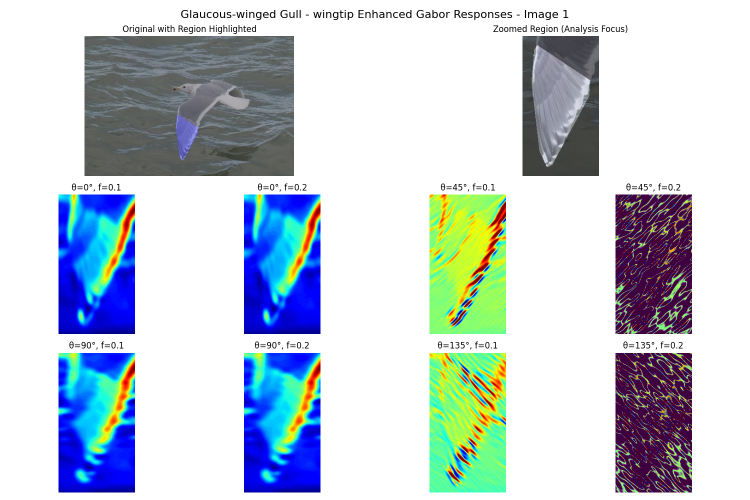
#> input picture Outputs/Results_Gabor_Enhanced/wingtip/gw_enhanced_gabor_response_1.png, 1500 x 1000 px, given as the content of the folder /Features_Analysis/dataset/Original_Images/Slaty_Backed_Gull, which was not available (shown at 1/2 size)
$ python main.py
#> lines starting #> are read from the running program, lines starting #| are printed output that depends on the picture; after the words box and inside, x2 and y2 are one past the last pixel; in counts of white or black regions, pixels touching at a corner belong together; pictures that were not available may be replaced by others from this repository, and a replacement may not be noted
### Features_Analysis/utils.py
import os
import cv2
import numpy as np
from scipy.stats import skew, kurtosis, ks_2samp
import matplotlib.pyplot as plt


###############################################################################
# ENHANCED HELPER FUNCTIONS
###############################################################################

def load_images_and_seg_maps(sb_img_dir, sb_seg_dir, gw_img_dir, gw_seg_dir, s):
    """Load images and segmentation maps from directories."""
#> called with s = 100
    sb_images = sorted(os.listdir(sb_img_dir))[:s]
    sb_segs = sorted(os.listdir(sb_seg_dir))[:s]
    gw_images = sorted(os.listdir(gw_img_dir))[:s]
    gw_segs = sorted(os.listdir(gw_seg_dir))[:s]

    iSB, sSB, iGW, sGW = [], [], [], []

    for img_name, seg_name in zip(sb_images, sb_segs):
        img_path = os.path.join(sb_img_dir, img_name)
        seg_path = os.path.join(sb_seg_dir, seg_name)
        img = cv2.imread(img_path)
#> img is the input picture: shape (1000, 1500, 3); mean B, G, R 214.2, 205.8, 195
        seg = cv2.imread(seg_path)

        if seg is not None and seg.shape[-1] == 4:
            seg = cv2.cvtColor(seg, cv2.COLOR_BGRA2BGR)

        if img is not None and seg is not None:
            iSB.append(img)
            sSB.append(seg)

    for img_name, seg_name in zip(gw_images, gw_segs):
        img_path = os.path.join(gw_img_dir, img_name)
        seg_path = os.path.join(gw_seg_dir, seg_name)
        img = cv2.imread(img_path)
        seg = cv2.imread(seg_path)

        if seg is not None and seg.shape[-1] == 4:
            seg = cv2.cvtColor(seg, cv2.COLOR_BGRA2BGR)

        if img is not None and seg is not None:
            iGW.append(img)
            sGW.append(seg)

    return iSB, sSB, iGW, sGW


def extract_region_pixels(image, seg_map, region_color, tolerance=10):
    """Extract pixels from image based on segmentation map region color."""
    if image is None or seg_map is None:
        return np.array([]), None

    lower = np.array([max(c - tolerance, 0) for c in region_color], dtype=np.uint8)
    upper = np.array([min(c + tolerance, 255) for c in region_color], dtype=np.uint8)
    mask = cv2.inRange(seg_map, lower, upper)
    selected_pixels = image[mask > 0]

    return selected_pixels, mask


def compute_enhanced_statistics(pixel_values):
    """Compute enhanced statistical measures for pixel values."""
    if pixel_values.size == 0:
        return {
            'mean': np.nan, 'std': np.nan, 'median': np.nan,
            'skew': np.nan, 'kurtosis': np.nan, 'min': np.nan,
            'max': np.nan, 'q25': np.nan, 'q75': np.nan
        }

    if len(pixel_values.shape) == 2 and pixel_values.shape[1] == 3:
        pixel_values = pixel_values.mean(axis=1)

    return {
        'mean': np.mean(pixel_values),
        'std': np.std(pixel_values),
        'median': np.median(pixel_values),
        'skew': skew(pixel_values),
        'kurtosis': kurtosis(pixel_values),
        'min': np.min(pixel_values),
        'max': np.max(pixel_values),
        'q25': np.percentile(pixel_values, 25),
        'q75': np.percentile(pixel_values, 75)
    }


def compare_distributions(pixels_sb, pixels_gw):
    """Compare distributions between SB and GW using statistical tests."""
    if pixels_sb.size == 0 or pixels_gw.size == 0:
        return {'ks_stat': np.nan, 'ks_pvalue': np.nan}

    sb_vals = pixels_sb.mean(axis=1) if len(pixels_sb.shape) > 1 else pixels_sb
    gw_vals = pixels_gw.mean(axis=1) if len(pixels_gw.shape) > 1 else pixels_gw

    ks_stat, ks_pvalue = ks_2samp(sb_vals, gw_vals)
    return {'ks_stat': ks_stat, 'ks_pvalue': ks_pvalue}


###############################################################################
# ENHANCED ANALYSIS PIPELINE
###############################################################################

# [59 lines left out: function analyze_regions, not called in this run]

### Features_Analysis/main.py
"""
Pipeline for Gull Regional Analysis

This script:
1. Loads images and segmentation maps.
2. Extracts region pixels for each of: wingtip, wing, body, and head.
3. Computes intensity statistics (mean, std, median, skewness, kurtosis) for each region.
4. Visualizes results with clear layouts (original images, masks, histograms).
5. Prints a textual summary report.

Dependencies:
- Python 3.x
- numpy
- opencv-python (cv2)
- matplotlib
- scipy (for skew, kurtosis)
"""
import cv2
import matplotlib.pyplot as plt
import numpy as np

# Import configuration
from config import (SLATY_BACKED_IMG_DIR, SLATY_BACKED_SEG_DIR,
                   GLAUCOUS_WINGED_IMG_DIR, GLAUCOUS_WINGED_SEG_DIR, S,
                   REGION_COLORS)

# Import necessary functions and modules
from utils import (load_images_and_seg_maps, extract_region_pixels,
                  compute_enhanced_statistics, compare_distributions)

###############################################################################
# MAIN PIPELINE
###############################################################################

def main():
    # Load images and segmentation maps
    iSB, sSB, iGW, sGW = load_images_and_seg_maps(
        SLATY_BACKED_IMG_DIR, SLATY_BACKED_SEG_DIR,
        GLAUCOUS_WINGED_IMG_DIR, GLAUCOUS_WINGED_SEG_DIR,
        S
    )
#> iSB = 1 item; sSB = 1 item; iGW = 1 item; sGW = 1 item

    num_images = min(len(iSB), len(iGW))
#> num_images = 1

    for idx in range(num_images):
        for region, color in REGION_COLORS.items():
            # Extract pixels and masks for Slaty-backed (SB)
            pixels_sb, mask_sb = extract_region_pixels(iSB[idx], sSB[idx], color)
            stats_sb = compute_enhanced_statistics(pixels_sb)

            # Extract pixels and masks for Glaucous-winged (GW)
            pixels_gw, mask_gw = extract_region_pixels(iGW[idx], sGW[idx], color)
            stats_gw = compute_enhanced_statistics(pixels_gw)

            # Distribution comparison between SB and GW
            dist_comparison = compare_distributions(pixels_sb, pixels_gw)

            # Enhanced Visualization: Clear 1x3 layout
            plt.figure(figsize=(15, 5))  # Larger figure for clarity
            plt.suptitle(f"Image {idx + 1} - Region: {region}", fontsize=14)

            # 1. Original Slaty-backed (SB) Image
            plt.subplot(1, 3, 1)
            plt.imshow(cv2.cvtColor(iSB[idx], cv2.COLOR_BGR2RGB))
            plt.title("Original SB")
            plt.axis('off')
            # Overlay mask contour for better understanding
            if mask_sb is not None and np.sum(mask_sb) > 0:
                contours, _ = cv2.findContours(mask_sb, cv2.RETR_EXTERNAL, cv2.CHAIN_APPROX_SIMPLE)
                plt.contour(mask_sb, levels=[0.5], colors='red', linewidths=1)

            # 2. Segmentation Mask for SB (highlighting the region)
            plt.subplot(1, 3, 2)
            if mask_sb is not None:
                plt.imshow(mask_sb, cmap='gray')
                plt.title(f"SB Mask - {region}")
                plt.axis('off')
            else:
                plt.text(0.5, 0.5, "No Mask Data", ha='center', va='center')
                plt.axis('off')

            # 3. Original Glaucous-winged (GW) Image
            plt.subplot(1, 3, 3)
            plt.imshow(cv2.cvtColor(iGW[idx], cv2.COLOR_BGR2RGB))
            plt.title("Original GW")
            plt.axis('off')
            # Overlay mask contour for better understanding
            if mask_gw is not None and np.sum(mask_gw) > 0:
                contours, _ = cv2.findContours(mask_gw, cv2.RETR_EXTERNAL, cv2.CHAIN_APPROX_SIMPLE)
                plt.contour(mask_gw, levels=[0.5], colors='red', linewidths=1)

            plt.tight_layout()
            plt.show()

            # Enhanced Histogram with Distribution Comparison
            plt.figure(figsize=(8, 5))
            plt.title(f"Intensity Distribution - {region}\nKS p-value: {dist_comparison['ks_pvalue']:.3f}")
            plt.xlabel("Intensity (Normalized)")
            plt.ylabel("Frequency")

            if pixels_sb.size > 0:
                plt.hist(pixels_sb.mean(axis=1), bins=30, alpha=0.5, label="SB Pixels", color='blue')
            if pixels_gw.size > 0:
                plt.hist(pixels_gw.mean(axis=1), bins=30, alpha=0.5, label="GW Pixels", color='orange')

            plt.legend()
            plt.grid(True, alpha=0.3)
            plt.show()

            # Detailed Logging for Understanding
            print(f"\n=== Analysis for Image {idx + 1}, Region: {region} ===")
            print(f"SB Pixels Extracted: {pixels_sb.shape[0] if pixels_sb.size > 0 else 0}")
            print(f"GW Pixels Extracted: {pixels_gw.shape[0] if pixels_gw.size > 0 else 0}")
            print(f"SB Statistics: {stats_sb}")
            print(f"GW Statistics: {stats_gw}")
            print(f"Distribution Comparison (KS Test): {dist_comparison}")
#> this loop made 1 pass
#> pass 1, in main, `plt.show()`:
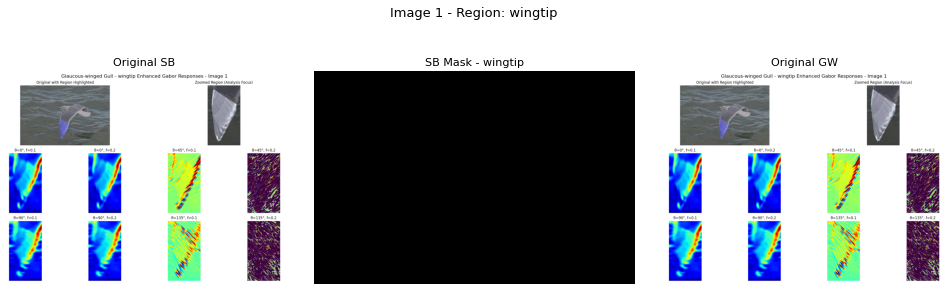
#> figure drawn by matplotlib, 3 panels
#> pass 1, in extract_region_pixels (call 3), `mask = cv2.inRange(seg_map, lower, upper)`:
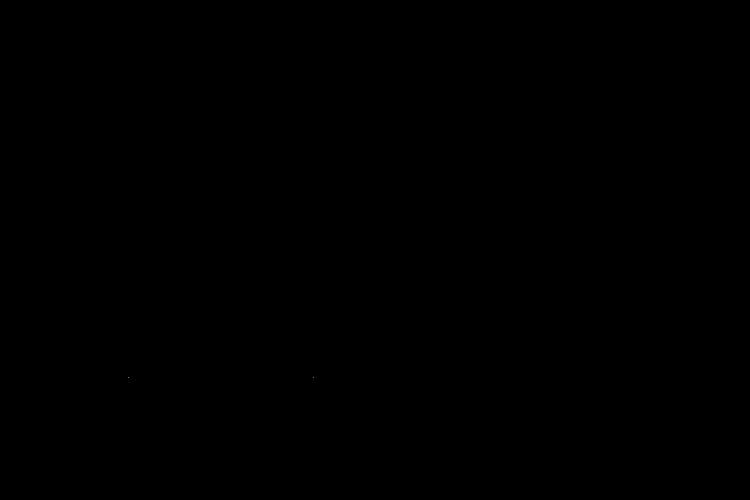
#> mask: shape (1000, 1500) (shown at 1/2 size); 0% white in thin lines or dots, all inside (x1, y1, x2, y2) = (256, 755, 628, 756)
#> pass 1, in main, `plt.show()`:
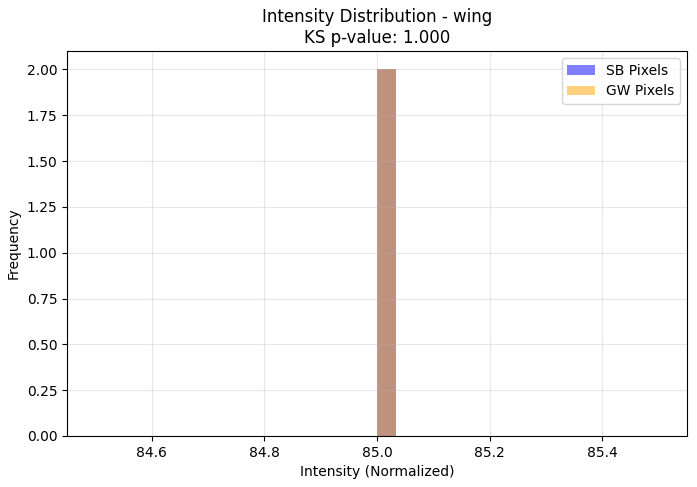
#> figure drawn by matplotlib, 1 panel; tallest bar 2 high, from x = 85 to 85.03; tallest bar 2 high, from x = 85 to 85.03
#> pass 1, in main, `plt.show()`:
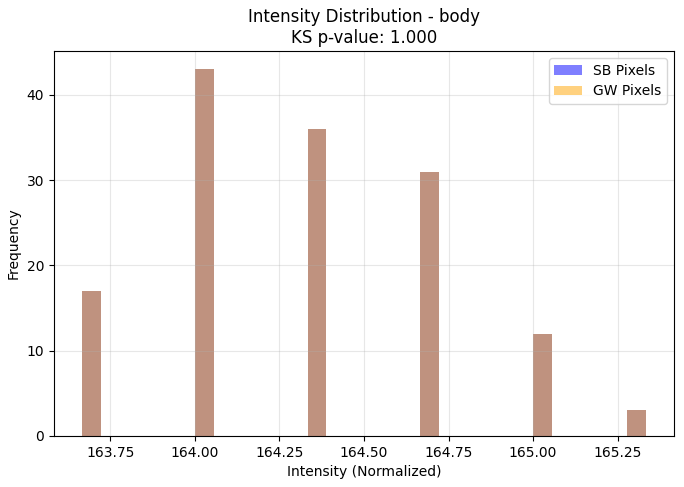
#> figure drawn by matplotlib, 1 panel; tallest bar 43 high, from x = 164 to 164.1; tallest bar 43 high, from x = 164 to 164.1

if __name__ == "__main__":
    main()
